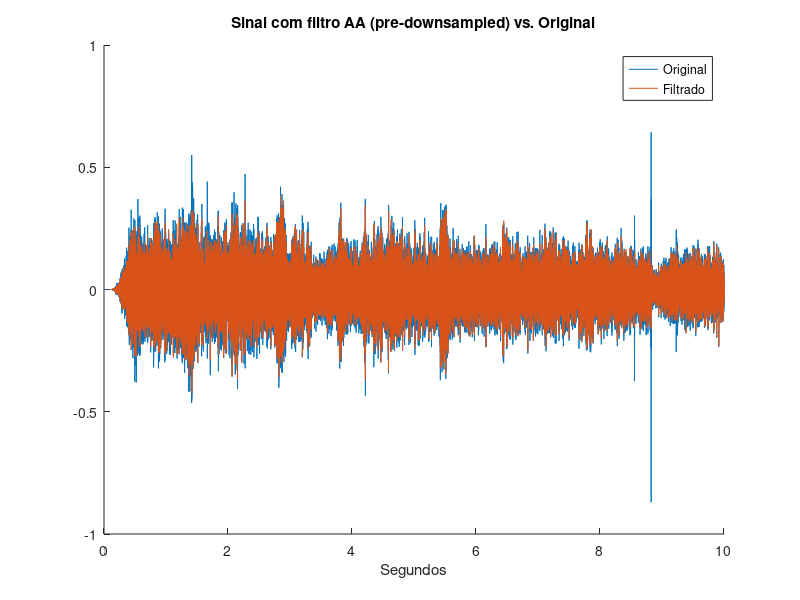
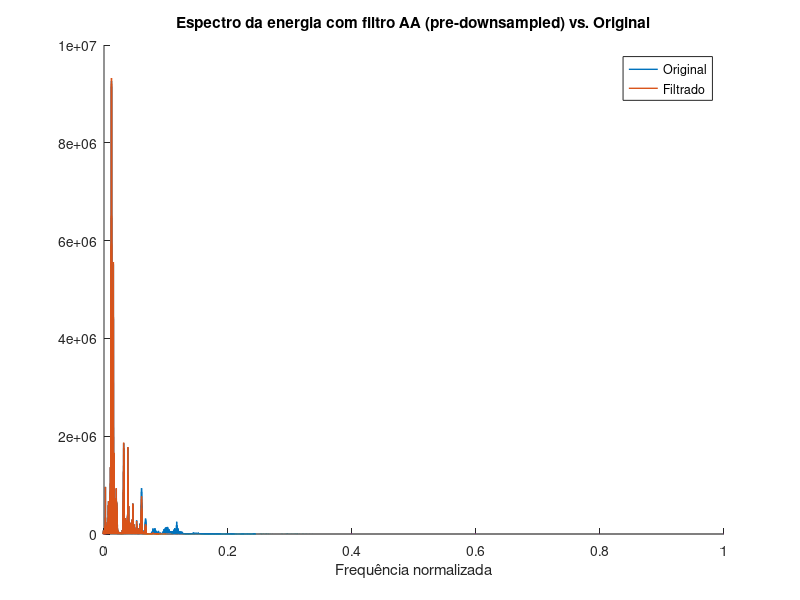
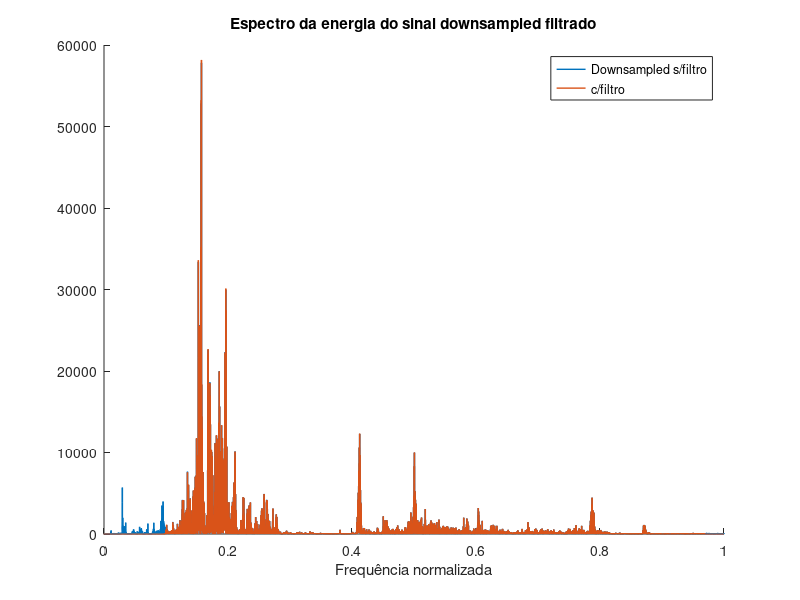

MATLAB code for these plots, in order:
%% PROJETO FINAL - PROCESSAMENTO DE SINAIS - PROF. THIAGO MARTINI

% % ALINE URNA
% % BRUNA SALGADO
% % FELIPE HATANO

% % a) Filtragem por filtro FIR low-pass (wc ~ 1633Hz) e Downsampling
close all
clear all

load('dados_02.mat');
sinal_final = sinal_final';

fs = 44100; % Frequência de amostragem dada pelo enunciado
ttotal = numel(sinal_final)/fs; % Tamanho da gravação em segundos
t = 1/fs:1/fs:ttotal;
figure(1);
hold on;
plot(t,sinal_final);

% % Espectro da energia
sigfft = fftshift(fft(sinal_final));
freqnorm = linspace(-1,1,numel(sigfft));
figure(2);
hold on;
plot(freqnorm,2*(abs(sigfft).^2),'LineWidth',1.0); % Espectro de energia
xlim([0 1]);

% % Filtro FIR para frequência normalizada (wc 1633Hz ~ wcn 0.08)
filtroAA = fir1(100,0.08,'low'); % Janelamento Hamming
sinal_comAA = conv(sinal_final,filtroAA,'same');
figure(1);
plot(t,sinal_comAA);
title('Sinal com filtro AA (pre-downsampled) vs. Original');
xlabel('Segundos');
legend('Original','Filtrado');

sinal_comAAfft = fftshift(fft(sinal_comAA));
figure(2);
plot(freqnorm,2*(abs(sinal_comAAfft).^2),'LineWidth',1.0);
xlim([0 1]);
title('Espectro da energia com filtro AA (pre-downsampled) vs. Original');
xlabel('Frequência normalizada');
legend('Original','Filtrado');

% % Lembrando que o filtro FIR possui fase linear, i.e., causa um atraso
% % de grupo no sinal.

% % Downsampling
fatorDS = floor(fs/(2*1633));
sinalDS = downsample(sinal_comAA,fatorDS);
fsdown = fs/fatorDS;
tDS = (0:1/(fs/fatorDS):ttotal);
% figure(4);
% plot(tDS,sinalDS,'LineWidth',1.0);
% title('Sinal após filtragem AA e downsampling');
% xlabel('Segundos');

sinalDSfft = fftshift(fft(sinalDS));
freqnormDS = linspace(-1,1,numel(sinalDSfft));
figure(3);
hold on;
plot(freqnormDS,2*(abs(sinalDSfft).^2),'LineWidth',1.0);
xlim([0 1]);
title('Espectro da energia do sinal downsampled');
xlabel('Frequência normalizada');

%% b) Projetando FIR para remover frequências indesejadas

% % A sinalização DTMF (Dual-Tone Multi-Frequency) produz sons em
% % frequências entre 697Hz e 1633Hz, ou seja, um janelamento entre essas
% % frequências é um método eficiente para remover a maior parte das
% % frequências indesejadas.
% % Em range normalizado, 697Hz corresponde a 697/(fsdown/2) = 0.1027. 
% % Portanto, uma frequência de corte de 0.1 para a filtragem
% % passa-alta, garantindo que 697Hz esteja seguramente dentro da banda.
% % Da mesma forma, 1633Hz corresponde a aproximadamente 0.9628, então
% % foi utilizada uma frequência de corte de 0.97 para a filtragem
% % passa-baixa.

wn = [0.1 0.97];
filtroHamming = fir1(1000,wn,rectwin(1001));
sigHamming = conv(sinalDS,filtroHamming,'same');
sigHammingfft = fftshift(fft(sigHamming));
figure(3);
plot(freqnormDS,2*(abs(sigHammingfft).^2),'LineWidth',1.0);
xlim([0 1]);
title('Espectro da energia do sinal downsampled filtrado');
xlabel('Frequência normalizada');
legend('Downsampled s/filtro','c/filtro');

